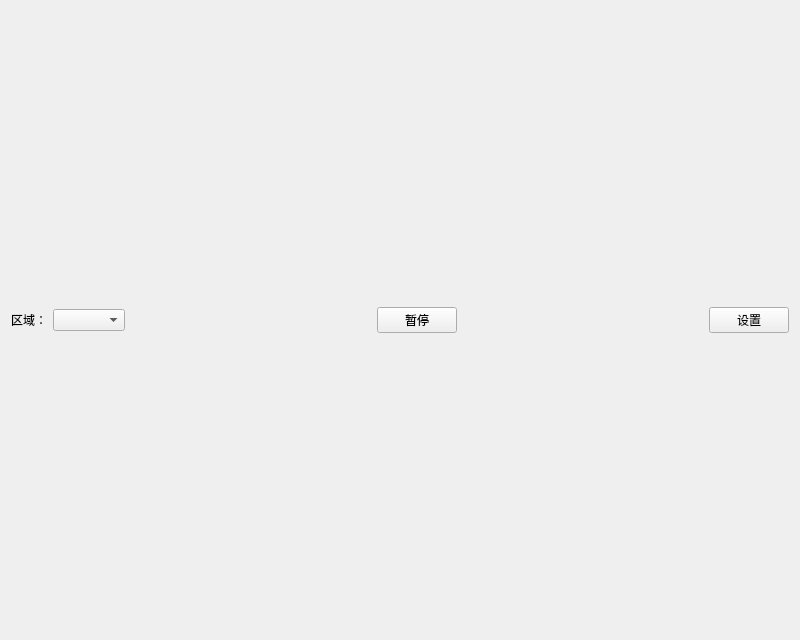
<?xml version="1.0" encoding="UTF-8"?>
<ui version="4.0">
 <class>MainWidget</class>
 <widget class="QWidget" name="MainWidget">
  <property name="geometry">
   <rect>
    <x>0</x>
    <y>0</y>
    <width>800</width>
    <height>640</height>
   </rect>
  </property>
  <property name="windowTitle">
   <string>MainWidget</string>
  </property>
  <layout class="QGridLayout" name="gridLayout">
   <item row="1" column="0">
    <layout class="QVBoxLayout" name="mainVerLayout">
     <item>
      <layout class="QHBoxLayout" name="horizontalLayout_2">
       <item>
        <layout class="QHBoxLayout" name="mainHorLayout"/>
       </item>
      </layout>
     </item>
     <item>
      <layout class="QHBoxLayout" name="horizontalLayout">
       <item>
        <widget class="QLabel" name="label">
         <property name="text">
          <string>区域：</string>
         </property>
        </widget>
       </item>
       <item>
        <widget class="QComboBox" name="comboBox"/>
       </item>
       <item>
        <spacer name="horizontalSpacer">
         <property name="orientation">
          <enum>Qt::Horizontal</enum>
         </property>
         <property name="sizeHint" stdset="0">
          <size>
           <width>40</width>
           <height>20</height>
          </size>
         </property>
        </spacer>
       </item>
       <item>
        <widget class="QPushButton" name="stopBtn">
         <property name="text">
          <string>暂停</string>
         </property>
        </widget>
       </item>
       <item>
        <spacer name="horizontalSpacer_2">
         <property name="orientation">
          <enum>Qt::Horizontal</enum>
         </property>
         <property name="sizeHint" stdset="0">
          <size>
           <width>40</width>
           <height>20</height>
          </size>
         </property>
        </spacer>
       </item>
       <item>
        <widget class="QPushButton" name="settingBtn">
         <property name="text">
          <string>设置</string>
         </property>
        </widget>
       </item>
      </layout>
     </item>
    </layout>
   </item>
  </layout>
 </widget>
 <layoutdefault spacing="6" margin="11"/>
 <resources/>
 <connections/>
</ui>
